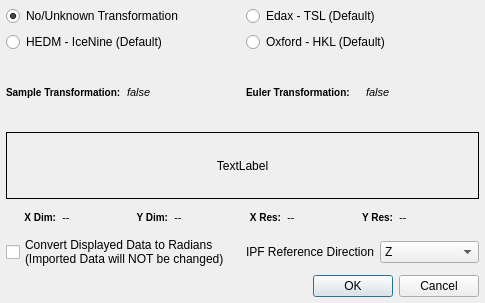
<?xml version="1.0" encoding="UTF-8"?>
<ui version="4.0">
 <class>QEbsdReferenceFrameDialog</class>
 <widget class="QDialog" name="QEbsdReferenceFrameDialog">
  <property name="geometry">
   <rect>
    <x>0</x>
    <y>0</y>
    <width>485</width>
    <height>303</height>
   </rect>
  </property>
  <property name="windowTitle">
   <string>Advanced Reference Frame Options</string>
  </property>
  <layout class="QGridLayout" name="gridLayout">
   <property name="margin">
    <number>6</number>
   </property>
   <item row="4" column="1">
    <layout class="QHBoxLayout" name="horizontalLayout">
     <item>
      <widget class="QLabel" name="label">
       <property name="styleSheet">
        <string notr="true"/>
       </property>
       <property name="text">
        <string>IPF Reference Direction</string>
       </property>
      </widget>
     </item>
     <item>
      <widget class="QComboBox" name="refDir">
       <property name="currentIndex">
        <number>2</number>
       </property>
       <item>
        <property name="text">
         <string>X</string>
        </property>
       </item>
       <item>
        <property name="text">
         <string>Y</string>
        </property>
       </item>
       <item>
        <property name="text">
         <string>Z</string>
        </property>
       </item>
      </widget>
     </item>
    </layout>
   </item>
   <item row="3" column="0" colspan="2">
    <layout class="QHBoxLayout" name="horizontalLayout_2">
     <property name="bottomMargin">
      <number>0</number>
     </property>
     <item>
      <widget class="QLabel" name="label_13">
       <property name="font">
        <font>
         <pointsize>-1</pointsize>
         <weight>75</weight>
         <bold>true</bold>
        </font>
       </property>
       <property name="styleSheet">
        <string notr="true">QLabel {
font-weight: bold;
font-size: 10px;
}</string>
       </property>
       <property name="text">
        <string>X Dim:</string>
       </property>
       <property name="alignment">
        <set>Qt::AlignRight|Qt::AlignTrailing|Qt::AlignVCenter</set>
       </property>
      </widget>
     </item>
     <item>
      <widget class="QLabel" name="m_XDim">
       <property name="font">
        <font>
         <pointsize>-1</pointsize>
         <italic>true</italic>
        </font>
       </property>
       <property name="styleSheet">
        <string notr="true">QLabel {
	font-size: 11px;
	font-style: italic;
}</string>
       </property>
       <property name="text">
        <string>--</string>
       </property>
       <property name="scaledContents">
        <bool>true</bool>
       </property>
      </widget>
     </item>
     <item>
      <widget class="QLabel" name="label_14">
       <property name="font">
        <font>
         <pointsize>-1</pointsize>
         <weight>75</weight>
         <bold>true</bold>
        </font>
       </property>
       <property name="styleSheet">
        <string notr="true">QLabel {
font-weight: bold;
font-size: 10px;
}</string>
       </property>
       <property name="text">
        <string>Y Dim:</string>
       </property>
       <property name="alignment">
        <set>Qt::AlignRight|Qt::AlignTrailing|Qt::AlignVCenter</set>
       </property>
      </widget>
     </item>
     <item>
      <widget class="QLabel" name="m_YDim">
       <property name="font">
        <font>
         <pointsize>-1</pointsize>
         <italic>true</italic>
        </font>
       </property>
       <property name="styleSheet">
        <string notr="true">QLabel {
	font-size: 11px;
	font-style: italic;
}</string>
       </property>
       <property name="text">
        <string>--</string>
       </property>
       <property name="scaledContents">
        <bool>true</bool>
       </property>
      </widget>
     </item>
     <item>
      <widget class="QLabel" name="label_16">
       <property name="font">
        <font>
         <pointsize>-1</pointsize>
         <weight>75</weight>
         <bold>true</bold>
        </font>
       </property>
       <property name="styleSheet">
        <string notr="true">QLabel {
font-weight: bold;
font-size: 10px;
}</string>
       </property>
       <property name="text">
        <string>X Res:</string>
       </property>
       <property name="alignment">
        <set>Qt::AlignRight|Qt::AlignTrailing|Qt::AlignVCenter</set>
       </property>
      </widget>
     </item>
     <item>
      <widget class="QLabel" name="m_XRes">
       <property name="font">
        <font>
         <pointsize>-1</pointsize>
         <italic>true</italic>
        </font>
       </property>
       <property name="styleSheet">
        <string notr="true">QLabel {
	font-size: 11px;
	font-style: italic;
}</string>
       </property>
       <property name="text">
        <string>--</string>
       </property>
       <property name="scaledContents">
        <bool>true</bool>
       </property>
      </widget>
     </item>
     <item>
      <widget class="QLabel" name="label_17">
       <property name="font">
        <font>
         <pointsize>-1</pointsize>
         <weight>75</weight>
         <bold>true</bold>
        </font>
       </property>
       <property name="styleSheet">
        <string notr="true">QLabel {
font-weight: bold;
font-size: 10px;
}</string>
       </property>
       <property name="text">
        <string>Y Res:</string>
       </property>
       <property name="alignment">
        <set>Qt::AlignRight|Qt::AlignTrailing|Qt::AlignVCenter</set>
       </property>
      </widget>
     </item>
     <item>
      <widget class="QLabel" name="m_YRes">
       <property name="font">
        <font>
         <pointsize>-1</pointsize>
         <italic>true</italic>
        </font>
       </property>
       <property name="styleSheet">
        <string notr="true">QLabel {
	font-size: 11px;
	font-style: italic;
}</string>
       </property>
       <property name="text">
        <string>--</string>
       </property>
       <property name="scaledContents">
        <bool>true</bool>
       </property>
      </widget>
     </item>
     <item>
      <widget class="QPushButton" name="showHelp">
       <property name="sizePolicy">
        <sizepolicy hsizetype="Fixed" vsizetype="Fixed">
         <horstretch>0</horstretch>
         <verstretch>0</verstretch>
        </sizepolicy>
       </property>
       <property name="minimumSize">
        <size>
         <width>24</width>
         <height>24</height>
        </size>
       </property>
       <property name="maximumSize">
        <size>
         <width>24</width>
         <height>24</height>
        </size>
       </property>
       <property name="text">
        <string/>
       </property>
       <property name="icon">
        <iconset resource="../../../../Resources/icons/images/Icons.qrc">
         <normaloff>:/help2.png</normaloff>:/help2.png</iconset>
       </property>
       <property name="iconSize">
        <size>
         <width>24</width>
         <height>24</height>
        </size>
       </property>
       <property name="autoDefault">
        <bool>false</bool>
       </property>
       <property name="flat">
        <bool>true</bool>
       </property>
      </widget>
     </item>
    </layout>
   </item>
   <item row="4" column="0">
    <widget class="QCheckBox" name="degToRads">
     <property name="text">
      <string>Convert Displayed Data to Radians 
(Imported Data will NOT be changed)</string>
     </property>
    </widget>
   </item>
   <item row="0" column="1">
    <layout class="QVBoxLayout" name="verticalLayout_2">
     <item>
      <widget class="QRadioButton" name="m_TSLdefaultBtn">
       <property name="text">
        <string>Edax - TSL (Default)</string>
       </property>
       <property name="shortcut">
        <string>Ctrl+S</string>
       </property>
       <property name="checked">
        <bool>false</bool>
       </property>
       <property name="autoExclusive">
        <bool>false</bool>
       </property>
      </widget>
     </item>
     <item>
      <widget class="QRadioButton" name="m_HKLdefaultBtn">
       <property name="layoutDirection">
        <enum>Qt::LeftToRight</enum>
       </property>
       <property name="text">
        <string>Oxford - HKL (Default)</string>
       </property>
      </widget>
     </item>
    </layout>
   </item>
   <item row="2" column="0" colspan="2">
    <widget class="QLabel" name="ipfLabel">
     <property name="frameShape">
      <enum>QFrame::Box</enum>
     </property>
     <property name="text">
      <string>TextLabel</string>
     </property>
     <property name="alignment">
      <set>Qt::AlignCenter</set>
     </property>
    </widget>
   </item>
   <item row="6" column="0" colspan="2">
    <widget class="QDialogButtonBox" name="buttonBox">
     <property name="orientation">
      <enum>Qt::Horizontal</enum>
     </property>
     <property name="standardButtons">
      <set>QDialogButtonBox::Cancel|QDialogButtonBox::Ok</set>
     </property>
    </widget>
   </item>
   <item row="0" column="0">
    <layout class="QVBoxLayout" name="verticalLayout">
     <item>
      <widget class="QRadioButton" name="m_NoTransBtn">
       <property name="layoutDirection">
        <enum>Qt::LeftToRight</enum>
       </property>
       <property name="text">
        <string>No/Unknown Transformation</string>
       </property>
       <property name="checked">
        <bool>true</bool>
       </property>
      </widget>
     </item>
     <item>
      <widget class="QRadioButton" name="m_HEDMdefaultBtn">
       <property name="text">
        <string>HEDM - IceNine (Default)</string>
       </property>
      </widget>
     </item>
    </layout>
   </item>
   <item row="1" column="0" colspan="2">
    <layout class="QHBoxLayout" name="horizontalLayout_3">
     <property name="bottomMargin">
      <number>0</number>
     </property>
     <item>
      <widget class="QLabel" name="label_3">
       <property name="font">
        <font>
         <pointsize>-1</pointsize>
         <weight>75</weight>
         <bold>true</bold>
        </font>
       </property>
       <property name="styleSheet">
        <string notr="true">QLabel {
font-weight: bold;
font-size: 10px;
}</string>
       </property>
       <property name="text">
        <string>Sample Transformation:</string>
       </property>
       <property name="alignment">
        <set>Qt::AlignJustify|Qt::AlignVCenter</set>
       </property>
       <property name="wordWrap">
        <bool>false</bool>
       </property>
      </widget>
     </item>
     <item>
      <widget class="QLabel" name="m_SampleTransformationLabel">
       <property name="font">
        <font>
         <pointsize>-1</pointsize>
         <italic>true</italic>
        </font>
       </property>
       <property name="styleSheet">
        <string notr="true">QLabel {
	font-size: 11px;
	font-style: italic;
}</string>
       </property>
       <property name="text">
        <string>false</string>
       </property>
       <property name="scaledContents">
        <bool>true</bool>
       </property>
      </widget>
     </item>
     <item>
      <widget class="QLabel" name="label_21">
       <property name="font">
        <font>
         <pointsize>-1</pointsize>
         <weight>75</weight>
         <bold>true</bold>
        </font>
       </property>
       <property name="styleSheet">
        <string notr="true">QLabel {
font-weight: bold;
font-size: 10px;
}</string>
       </property>
       <property name="text">
        <string>Euler Transformation:</string>
       </property>
       <property name="alignment">
        <set>Qt::AlignJustify|Qt::AlignVCenter</set>
       </property>
       <property name="wordWrap">
        <bool>false</bool>
       </property>
      </widget>
     </item>
     <item>
      <widget class="QLabel" name="m_EulerTransformationLabel">
       <property name="font">
        <font>
         <pointsize>-1</pointsize>
         <italic>true</italic>
        </font>
       </property>
       <property name="styleSheet">
        <string notr="true">QLabel {
	font-size: 11px;
	font-style: italic;
}</string>
       </property>
       <property name="text">
        <string>false</string>
       </property>
       <property name="scaledContents">
        <bool>true</bool>
       </property>
      </widget>
     </item>
    </layout>
   </item>
  </layout>
 </widget>
 <resources>
  <include location="../../../../Resources/icons/images/Icons.qrc"/>
 </resources>
 <connections>
  <connection>
   <sender>buttonBox</sender>
   <signal>accepted()</signal>
   <receiver>QEbsdReferenceFrameDialog</receiver>
   <slot>accept()</slot>
   <hints>
    <hint type="sourcelabel">
     <x>223</x>
     <y>312</y>
    </hint>
    <hint type="destinationlabel">
     <x>482</x>
     <y>266</y>
    </hint>
   </hints>
  </connection>
  <connection>
   <sender>buttonBox</sender>
   <signal>rejected()</signal>
   <receiver>QEbsdReferenceFrameDialog</receiver>
   <slot>reject()</slot>
   <hints>
    <hint type="sourcelabel">
     <x>174</x>
     <y>308</y>
    </hint>
    <hint type="destinationlabel">
     <x>4</x>
     <y>269</y>
    </hint>
   </hints>
  </connection>
 </connections>
</ui>
